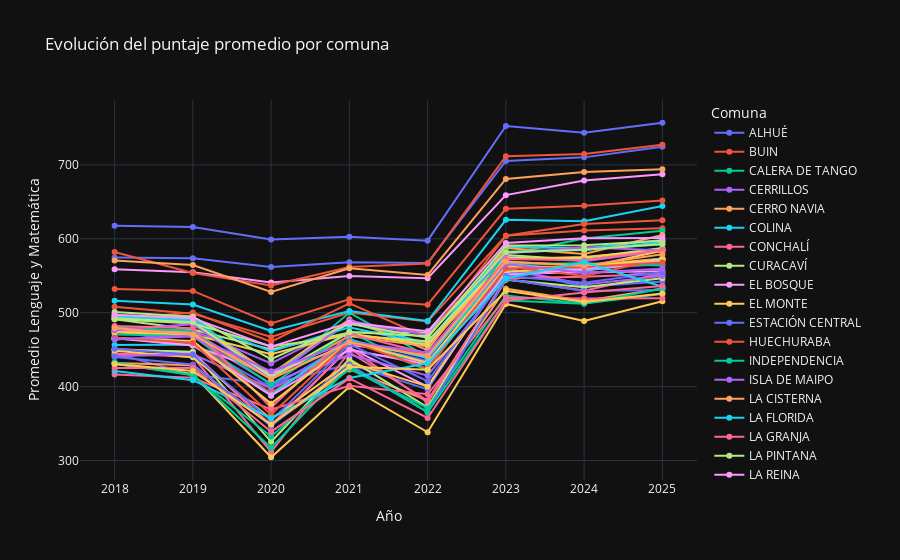

This figure's notebook cell:
### Code cell
# Eliminar filas con comuna desconocida
df = df_colegios_2018_2025[df_colegios_2018_2025["NOM_COM_RBD"] != "#N/D"]

# Agrupar por comuna y año
df_grouped = df.groupby(["AÑO", "NOM_COM_RBD"])["Promedio_len_mat"].mean().reset_index()

# Graficar la evolución del rendimiento por comuna con Plotly Express
fig = px.line(
    df_grouped,
    x="AÑO",
    y="Promedio_len_mat",
    color="NOM_COM_RBD",
    markers=True,
    title="Evolución del puntaje promedio por comuna",
    labels={"AÑO": "Año", "Promedio_len_mat": "Promedio Lenguaje y Matemática", "NOM_COM_RBD": "Comuna"},
)

fig.update_layout(legend_title_text="Comuna", template="plotly_dark")
fig.show()

### Figure 1 — Plotly figure (JSON) as saved in the notebook; plotly's stock layout.template omitted (floating-point values rounded to 4 significant figures)
{"data": [{"hovertemplate": "Comuna=ALHUÉ<br>Año=%{x}<br>Promedio Lenguaje y Matemática=%{y}<extra></extra>", "legendgroup": "ALHUÉ", "line": {"color": "#636efa", "dash": "solid"}, "marker": {"symbol": "circle"}, "mode": "lines+markers", "name": "ALHUÉ", "orientation": "v", "showlegend": true, "type": "scatter", "x": [2018, 2019, 2020, 2021, 2022, 2023, 2024, 2025], "xaxis": "x", "y": [445, 416.0, 403.1, 430.1, 396.2, 559.9, 535.1, 542.2], "yaxis": "y"}, {"hovertemplate": "Comuna=BUIN<br>Año=%{x}<br>Promedio Lenguaje y Matemática=%{y}<extra></extra>", "legendgroup": "BUIN", "line": {"color": "#EF553B", "dash": "solid"}, "marker": {"symbol": "circle"}, "mode": "lines+markers", "name": "BUIN", "orientation": "v", "showlegend": true, "type": "scatter", "x": [2018, 2019, 2020, 2021, 2022, 2023, 2024, 2025], "xaxis": "x", "y": [508.1, 498.8, 467.2, 500.2, 488.1, 604.1, 611.3, 614.4], "yaxis": "y"}, {"hovertemplate": "Comuna=CALERA DE TANGO<br>Año=%{x}<br>Promedio Lenguaje y Matemática=%{y}<extra></extra>", "legendgroup": "CALERA DE TANGO", "line": {"color": "#00cc96", "dash": "solid"}, "marker": {"symbol": "circle"}, "mode": "lines+markers", "name": "CALERA DE TANGO", "orientation": "v", "showlegend": true, "type": "scatter", "x": [2018, 2019, 2020, 2021, 2022, 2023, 2024, 2025], "xaxis": "x", "y": [496.2, 495.2, 409.8, 500.1, 440.5, 578.7, 600.3, 611.0], "yaxis": "y"}, {"hovertemplate": "Comuna=CERRILLOS<br>Año=%{x}<br>Promedio Lenguaje y Matemática=%{y}<extra></extra>", "legendgroup": "CERRILLOS", "line": {"color": "#ab63fa", "dash": "solid"}, "marker": {"symbol": "circle"}, "mode": "lines+markers", "name": "CERRILLOS", "orientation": "v", "showlegend": true, "type": "scatter", "x": [2018, 2019, 2020, 2021, 2022, 2023, 2024, 2025], "xaxis": "x", "y": [474.0, 476.1, 431.4, 485.1, 471.8, 576.2, 569.8, 583.6], "yaxis": "y"}, {"hovertemplate": "Comuna=CERRO NAVIA<br>Año=%{x}<br>Promedio Lenguaje y Matemática=%{y}<extra></extra>", "legendgroup": "CERRO NAVIA", "line": {"color": "#FFA15A", "dash": "solid"}, "marker": {"symbol": "circle"}, "mode": "lines+markers", "name": "CERRO NAVIA", "orientation": "v", "showlegend": true, "type": "scatter", "x": [2018, 2019, 2020, 2021, 2022, 2023, 2024, 2025], "xaxis": "x", "y": [431.9, 428.8, 348.3, 423.3, 381.3, 532.5, 515.7, 532.8], "yaxis": "y"}, {"hovertemplate": "Comuna=COLINA<br>Año=%{x}<br>Promedio Lenguaje y Matemática=%{y}<extra></extra>", "legendgroup": "COLINA", "line": {"color": "#19d3f3", "dash": "solid"}, "marker": {"symbol": "circle"}, "mode": "lines+markers", "name": "COLINA", "orientation": "v", "showlegend": true, "type": "scatter", "x": [2018, 2019, 2020, 2021, 2022, 2023, 2024, 2025], "xaxis": "x", "y": [516.1, 511.1, 475.5, 502.2, 488.7, 625.7, 623.7, 644.3], "yaxis": "y"}, {"hovertemplate": "Comuna=CONCHALÍ<br>Año=%{x}<br>Promedio Lenguaje y Matemática=%{y}<extra></extra>", "legendgroup": "CONCHALÍ", "line": {"color": "#FF6692", "dash": "solid"}, "marker": {"symbol": "circle"}, "mode": "lines+markers", "name": "CONCHALÍ", "orientation": "v", "showlegend": true, "type": "scatter", "x": [2018, 2019, 2020, 2021, 2022, 2023, 2024, 2025], "xaxis": "x", "y": [444.8, 440.4, 311.6, 446.6, 381.2, 545.1, 529.9, 553.3], "yaxis": "y"}, {"hovertemplate": "Comuna=CURACAVÍ<br>Año=%{x}<br>Promedio Lenguaje y Matemática=%{y}<extra></extra>", "legendgroup": "CURACAVÍ", "line": {"color": "#B6E880", "dash": "solid"}, "marker": {"symbol": "circle"}, "mode": "lines+markers", "name": "CURACAVÍ", "orientation": "v", "showlegend": true, "type": "scatter", "x": [2018, 2019, 2020, 2021, 2022, 2023, 2024, 2025], "xaxis": "x", "y": [491.1, 477.2, 450.1, 473.1, 473.7, 578.1, 571.5, 585.3], "yaxis": "y"}, {"hovertemplate": "Comuna=EL BOSQUE<br>Año=%{x}<br>Promedio Lenguaje y Matemática=%{y}<extra></extra>", "legendgroup": "EL BOSQUE", "line": {"color": "#FF97FF", "dash": "solid"}, "marker": {"symbol": "circle"}, "mode": "lines+markers", "name": "EL BOSQUE", "orientation": "v", "showlegend": true, "type": "scatter", "x": [2018, 2019, 2020, 2021, 2022, 2023, 2024, 2025], "xaxis": "x", "y": [451.0, 446.1, 346.6, 452.7, 399.9, 553.0, 554.2, 556.0], "yaxis": "y"}, {"hovertemplate": "Comuna=EL MONTE<br>Año=%{x}<br>Promedio Lenguaje y Matemática=%{y}<extra></extra>", "legendgroup": "EL MONTE", "line": {"color": "#FECB52", "dash": "solid"}, "marker": {"symbol": "circle"}, "mode": "lines+markers", "name": "EL MONTE", "orientation": "v", "showlegend": true, "type": "scatter", "x": [2018, 2019, 2020, 2021, 2022, 2023, 2024, 2025], "xaxis": "x", "y": [430.4, 417.0, 304.4, 399.9, 338.3, 511.8, 488.8, 515.4], "yaxis": "y"}, {"hovertemplate": "Comuna=ESTACIÓN CENTRAL<br>Año=%{x}<br>Promedio Lenguaje y Matemática=%{y}<extra></extra>", "legendgroup": "ESTACIÓN CENTRAL", "line": {"color": "#636efa", "dash": "solid"}, "marker": {"symbol": "circle"}, "mode": "lines+markers", "name": "ESTACIÓN CENTRAL", "orientation": "v", "showlegend": true, "type": "scatter", "x": [2018, 2019, 2020, 2021, 2022, 2023, 2024, 2025], "xaxis": "x", "y": [475.3, 458.7, 398.6, 460.3, 434.7, 554.0, 559.6, 565.5], "yaxis": "y"}, {"hovertemplate": "Comuna=HUECHURABA<br>Año=%{x}<br>Promedio Lenguaje y Matemática=%{y}<extra></extra>", "legendgroup": "HUECHURABA", "line": {"color": "#EF553B", "dash": "solid"}, "marker": {"symbol": "circle"}, "mode": "lines+markers", "name": "HUECHURABA", "orientation": "v", "showlegend": true, "type": "scatter", "x": [2018, 2019, 2020, 2021, 2022, 2023, 2024, 2025], "xaxis": "x", "y": [491.3, 500.3, 460.8, 512.5, 466.1, 604.1, 620.0, 625.2], "yaxis": "y"}, {"hovertemplate": "Comuna=INDEPENDENCIA<br>Año=%{x}<br>Promedio Lenguaje y Matemática=%{y}<extra></extra>", "legendgroup": "INDEPENDENCIA", "line": {"color": "#00cc96", "dash": "solid"}, "marker": {"symbol": "circle"}, "mode": "lines+markers", "name": "INDEPENDENCIA", "orientation": "v", "showlegend": true, "type": "scatter", "x": [2018, 2019, 2020, 2021, 2022, 2023, 2024, 2025], "xaxis": "x", "y": [470.7, 469.0, 388.1, 464.8, 422.5, 565.9, 566.9, 563.8], "yaxis": "y"}, {"hovertemplate": "Comuna=ISLA DE MAIPO<br>Año=%{x}<br>Promedio Lenguaje y Matemática=%{y}<extra></extra>", "legendgroup": "ISLA DE MAIPO", "line": {"color": "#ab63fa", "dash": "solid"}, "marker": {"symbol": "circle"}, "mode": "lines+markers", "name": "ISLA DE MAIPO", "orientation": "v", "showlegend": true, "type": "scatter", "x": [2018, 2019, 2020, 2021, 2022, 2023, 2024, 2025], "xaxis": "x", "y": [464.1, 467.7, 404.2, 448.6, 433.1, 560.4, 538.1, 549.6], "yaxis": "y"}, {"hovertemplate": "Comuna=LA CISTERNA<br>Año=%{x}<br>Promedio Lenguaje y Matemática=%{y}<extra></extra>", "legendgroup": "LA CISTERNA", "line": {"color": "#FFA15A", "dash": "solid"}, "marker": {"symbol": "circle"}, "mode": "lines+markers", "name": "LA CISTERNA", "orientation": "v", "showlegend": true, "type": "scatter", "x": [2018, 2019, 2020, 2021, 2022, 2023, 2024, 2025], "xaxis": "x", "y": [475.4, 473.7, 411.9, 468.4, 454.5, 568.9, 563.8, 573.3], "yaxis": "y"}, {"hovertemplate": "Comuna=LA FLORIDA<br>Año=%{x}<br>Promedio Lenguaje y Matemática=%{y}<extra></extra>", "legendgroup": "LA FLORIDA", "line": {"color": "#19d3f3", "dash": "solid"}, "marker": {"symbol": "circle"}, "mode": "lines+markers", "name": "LA FLORIDA", "orientation": "v", "showlegend": true, "type": "scatter", "x": [2018, 2019, 2020, 2021, 2022, 2023, 2024, 2025], "xaxis": "x", "y": [496.0, 490.9, 415.6, 486.8, 458.3, 589.1, 587.3, 598.3], "yaxis": "y"}, {"hovertemplate": "Comuna=LA GRANJA<br>Año=%{x}<br>Promedio Lenguaje y Matemática=%{y}<extra></extra>", "legendgroup": "LA GRANJA", "line": {"color": "#FF6692", "dash": "solid"}, "marker": {"symbol": "circle"}, "mode": "lines+markers", "name": "LA GRANJA", "orientation": "v", "showlegend": true, "type": "scatter", "x": [2018, 2019, 2020, 2021, 2022, 2023, 2024, 2025], "xaxis": "x", "y": [443.0, 445.1, 348.1, 452.5, 378.6, 546.8, 548.8, 552.6], "yaxis": "y"}, {"hovertemplate": "Comuna=LA PINTANA<br>Año=%{x}<br>Promedio Lenguaje y Matemática=%{y}<extra></extra>", "legendgroup": "LA PINTANA", "line": {"color": "#B6E880", "dash": "solid"}, "marker": {"symbol": "circle"}, "mode": "lines+markers", "name": "LA PINTANA", "orientation": "v", "showlegend": true, "type": "scatter", "x": [2018, 2019, 2020, 2021, 2022, 2023, 2024, 2025], "xaxis": "x", "y": [449.9, 447.2, 325.3, 437.2, 372.0, 544.7, 534.5, 546.6], "yaxis": "y"}, {"hovertemplate": "Comuna=LA REINA<br>Año=%{x}<br>Promedio Lenguaje y Matemática=%{y}<extra></extra>", "legendgroup": "LA REINA", "line": {"color": "#FF97FF", "dash": "solid"}, "marker": {"symbol": "circle"}, "mode": "lines+markers", "name": "LA REINA", "orientation": "v", "showlegend": true, "type": "scatter", "x": [2018, 2019, 2020, 2021, 2022, 2023, 2024, 2025], "xaxis": "x", "y": [558.8, 554.8, 540.8, 549.6, 546.7, 659.1, 678.9, 687.5], "yaxis": "y"}, {"hovertemplate": "Comuna=LAMPA<br>Año=%{x}<br>Promedio Lenguaje y Matemática=%{y}<extra></extra>", "legendgroup": "LAMPA", "line": {"color": "#FECB52", "dash": "solid"}, "marker": {"symbol": "circle"}, "mode": "lines+markers", "name": "LAMPA", "orientation": "v", "showlegend": true, "type": "scatter", "x": [2018, 2019, 2020, 2021, 2022, 2023, 2024, 2025], "xaxis": "x", "y": [448.7, 439.6, 356.6, 432.8, 400.3, 555.3, 561.2, 583.9], "yaxis": "y"}, {"hovertemplate": "Comuna=LAS CONDES<br>Año=%{x}<br>Promedio Lenguaje y Matemática=%{y}<extra></extra>", "legendgroup": "LAS CONDES", "line": {"color": "#636efa", "dash": "solid"}, "marker": {"symbol": "circle"}, "mode": "lines+markers", "name": "LAS CONDES", "orientation": "v", "showlegend": true, "type": "scatter", "x": [2018, 2019, 2020, 2021, 2022, 2023, 2024, 2025], "xaxis": "x", "y": [574.7, 573.8, 561.9, 568.4, 567.4, 705.4, 710.2, 724.4], "yaxis": "y"}, {"hovertemplate": "Comuna=LO BARNECHEA<br>Año=%{x}<br>Promedio Lenguaje y Matemática=%{y}<extra></extra>", "legendgroup": "LO BARNECHEA", "line": {"color": "#EF553B", "dash": "solid"}, "marker": {"symbol": "circle"}, "mode": "lines+markers", "name": "LO BARNECHEA", "orientation": "v", "showlegend": true, "type": "scatter", "x": [2018, 2019, 2020, 2021, 2022, 2023, 2024, 2025], "xaxis": "x", "y": [582.3, 553.7, 536.9, 561.8, 566.7, 711.8, 714.7, 727.4], "yaxis": "y"}, {"hovertemplate": "Comuna=LO ESPEJO<br>Año=%{x}<br>Promedio Lenguaje y Matemática=%{y}<extra></extra>", "legendgroup": "LO ESPEJO", "line": {"color": "#00cc96", "dash": "solid"}, "marker": {"symbol": "circle"}, "mode": "lines+markers", "name": "LO ESPEJO", "orientation": "v", "showlegend": true, "type": "scatter", "x": [2018, 2019, 2020, 2021, 2022, 2023, 2024, 2025], "xaxis": "x", "y": [431.4, 415.2, 332.6, 424.4, 370.8, 523.3, 512.5, 525.2], "yaxis": "y"}, {"hovertemplate": "Comuna=LO PRADO<br>Año=%{x}<br>Promedio Lenguaje y Matemática=%{y}<extra></extra>", "legendgroup": "LO PRADO", "line": {"color": "#ab63fa", "dash": "solid"}, "marker": {"symbol": "circle"}, "mode": "lines+markers", "name": "LO PRADO", "orientation": "v", "showlegend": true, "type": "scatter", "x": [2018, 2019, 2020, 2021, 2022, 2023, 2024, 2025], "xaxis": "x", "y": [441.0, 443.8, 397.7, 443.2, 414.9, 547.8, 561.7, 549.8], "yaxis": "y"}, {"hovertemplate": "Comuna=MACUL<br>Año=%{x}<br>Promedio Lenguaje y Matemática=%{y}<extra></extra>", "legendgroup": "MACUL", "line": {"color": "#FFA15A", "dash": "solid"}, "marker": {"symbol": "circle"}, "mode": "lines+markers", "name": "MACUL", "orientation": "v", "showlegend": true, "type": "scatter", "x": [2018, 2019, 2020, 2021, 2022, 2023, 2024, 2025], "xaxis": "x", "y": [494.1, 487.1, 417.2, 491.0, 449.4, 587.4, 579.4, 605.0], "yaxis": "y"}, {"hovertemplate": "Comuna=MAIPÚ<br>Año=%{x}<br>Promedio Lenguaje y Matemática=%{y}<extra></extra>", "legendgroup": "MAIPÚ", "line": {"color": "#19d3f3", "dash": "solid"}, "marker": {"symbol": "circle"}, "mode": "lines+markers", "name": "MAIPÚ", "orientation": "v", "showlegend": true, "type": "scatter", "x": [2018, 2019, 2020, 2021, 2022, 2023, 2024, 2025], "xaxis": "x", "y": [494.1, 489.4, 447.5, 480.4, 457.2, 582.0, 584.8, 595.3], "yaxis": "y"}, {"hovertemplate": "Comuna=MARÍA PINTO<br>Año=%{x}<br>Promedio Lenguaje y Matemática=%{y}<extra></extra>", "legendgroup": "MARÍA PINTO", "line": {"color": "#FF6692", "dash": "solid"}, "marker": {"symbol": "circle"}, "mode": "lines+markers", "name": "MARÍA PINTO", "orientation": "v", "showlegend": true, "type": "scatter", "x": [2018, 2019, 2020, 2021, 2022, 2023, 2024, 2025], "xaxis": "x", "y": [416.3, 412.1, 369.2, 401.1, 389.6, 520.3, 519.3, 519.6], "yaxis": "y"}, {"hovertemplate": "Comuna=MELIPILLA<br>Año=%{x}<br>Promedio Lenguaje y Matemática=%{y}<extra></extra>", "legendgroup": "MELIPILLA", "line": {"color": "#B6E880", "dash": "solid"}, "marker": {"symbol": "circle"}, "mode": "lines+markers", "name": "MELIPILLA", "orientation": "v", "showlegend": true, "type": "scatter", "x": [2018, 2019, 2020, 2021, 2022, 2023, 2024, 2025], "xaxis": "x", "y": [491.2, 485.6, 454.4, 469.3, 461.4, 573.9, 574.0, 587.4], "yaxis": "y"}, {"hovertemplate": "Comuna=PADRE HURTADO<br>Año=%{x}<br>Promedio Lenguaje y Matemática=%{y}<extra></extra>", "legendgroup": "PADRE HURTADO", "line": {"color": "#FF97FF", "dash": "solid"}, "marker": {"symbol": "circle"}, "mode": "lines+markers", "name": "PADRE HURTADO", "orientation": "v", "showlegend": true, "type": "scatter", "x": [2018, 2019, 2020, 2021, 2022, 2023, 2024, 2025], "xaxis": "x", "y": [466.4, 455.5, 417.0, 456.4, 443.8, 565.7, 556.9, 570.4], "yaxis": "y"}, {"hovertemplate": "Comuna=PAINE<br>Año=%{x}<br>Promedio Lenguaje y Matemática=%{y}<extra></extra>", "legendgroup": "PAINE", "line": {"color": "#FECB52", "dash": "solid"}, "marker": {"symbol": "circle"}, "mode": "lines+markers", "name": "PAINE", "orientation": "v", "showlegend": true, "type": "scatter", "x": [2018, 2019, 2020, 2021, 2022, 2023, 2024, 2025], "xaxis": "x", "y": [473.5, 470.4, 443.9, 471.8, 456.5, 572.8, 575.5, 584.7], "yaxis": "y"}, {"hovertemplate": "Comuna=PEDRO AGUIRRE CERDA<br>Año=%{x}<br>Promedio Lenguaje y Matemática=%{y}<extra></extra>", "legendgroup": "PEDRO AGUIRRE CERDA", "line": {"color": "#636efa", "dash": "solid"}, "marker": {"symbol": "circle"}, "mode": "lines+markers", "name": "PEDRO AGUIRRE CERDA", "orientation": "v", "showlegend": true, "type": "scatter", "x": [2018, 2019, 2020, 2021, 2022, 2023, 2024, 2025], "xaxis": "x", "y": [440.2, 429.8, 346.8, 430.1, 365.1, 545.8, 529.5, 530.8], "yaxis": "y"}, {"hovertemplate": "Comuna=PEÑAFLOR<br>Año=%{x}<br>Promedio Lenguaje y Matemática=%{y}<extra></extra>", "legendgroup": "PEÑAFLOR", "line": {"color": "#EF553B", "dash": "solid"}, "marker": {"symbol": "circle"}, "mode": "lines+markers", "name": "PEÑAFLOR", "orientation": "v", "showlegend": true, "type": "scatter", "x": [2018, 2019, 2020, 2021, 2022, 2023, 2024, 2025], "xaxis": "x", "y": [465.1, 459.2, 391.6, 458.0, 445.0, 562.4, 549.6, 572.9], "yaxis": "y"}, {"hovertemplate": "Comuna=PEÑALOLÉN<br>Año=%{x}<br>Promedio Lenguaje y Matemática=%{y}<extra></extra>", "legendgroup": "PEÑALOLÉN", "line": {"color": "#00cc96", "dash": "solid"}, "marker": {"symbol": "circle"}, "mode": "lines+markers", "name": "PEÑALOLÉN", "orientation": "v", "showlegend": true, "type": "scatter", "x": [2018, 2019, 2020, 2021, 2022, 2023, 2024, 2025], "xaxis": "x", "y": [480.1, 475.6, 402.4, 474.3, 421.0, 582.6, 585.6, 592.2], "yaxis": "y"}, {"hovertemplate": "Comuna=PIRQUE<br>Año=%{x}<br>Promedio Lenguaje y Matemática=%{y}<extra></extra>", "legendgroup": "PIRQUE", "line": {"color": "#ab63fa", "dash": "solid"}, "marker": {"symbol": "circle"}, "mode": "lines+markers", "name": "PIRQUE", "orientation": "v", "showlegend": true, "type": "scatter", "x": [2018, 2019, 2020, 2021, 2022, 2023, 2024, 2025], "xaxis": "x", "y": [476.2, 484.5, 411.2, 489.2, 469.9, 580.2, 588.7, 584.1], "yaxis": "y"}, {"hovertemplate": "Comuna=PROVIDENCIA<br>Año=%{x}<br>Promedio Lenguaje y Matemática=%{y}<extra></extra>", "legendgroup": "PROVIDENCIA", "line": {"color": "#FFA15A", "dash": "solid"}, "marker": {"symbol": "circle"}, "mode": "lines+markers", "name": "PROVIDENCIA", "orientation": "v", "showlegend": true, "type": "scatter", "x": [2018, 2019, 2020, 2021, 2022, 2023, 2024, 2025], "xaxis": "x", "y": [570.7, 564.5, 528.0, 560.1, 551.0, 681.0, 690.4, 693.9], "yaxis": "y"}, {"hovertemplate": "Comuna=PUDAHUEL<br>Año=%{x}<br>Promedio Lenguaje y Matemática=%{y}<extra></extra>", "legendgroup": "PUDAHUEL", "line": {"color": "#19d3f3", "dash": "solid"}, "marker": {"symbol": "circle"}, "mode": "lines+markers", "name": "PUDAHUEL", "orientation": "v", "showlegend": true, "type": "scatter", "x": [2018, 2019, 2020, 2021, 2022, 2023, 2024, 2025], "xaxis": "x", "y": [456.3, 457.0, 389.2, 463.3, 438.7, 565.2, 557.1, 573.7], "yaxis": "y"}, {"hovertemplate": "Comuna=PUENTE ALTO<br>Año=%{x}<br>Promedio Lenguaje y Matemática=%{y}<extra></extra>", "legendgroup": "PUENTE ALTO", "line": {"color": "#FF6692", "dash": "solid"}, "marker": {"symbol": "circle"}, "mode": "lines+markers", "name": "PUENTE ALTO", "orientation": "v", "showlegend": true, "type": "scatter", "x": [2018, 2019, 2020, 2021, 2022, 2023, 2024, 2025], "xaxis": "x", "y": [481.9, 478.9, 371.7, 471.2, 444.9, 572.7, 570.9, 584.7], "yaxis": "y"}, {"hovertemplate": "Comuna=QUILICURA<br>Año=%{x}<br>Promedio Lenguaje y Matemática=%{y}<extra></extra>", "legendgroup": "QUILICURA", "line": {"color": "#B6E880", "dash": "solid"}, "marker": {"symbol": "circle"}, "mode": "lines+markers", "name": "QUILICURA", "orientation": "v", "showlegend": true, "type": "scatter", "x": [2018, 2019, 2020, 2021, 2022, 2023, 2024, 2025], "xaxis": "x", "y": [492.4, 487.2, 413.0, 473.8, 468.0, 581.9, 585.2, 592.9], "yaxis": "y"}, {"hovertemplate": "Comuna=QUINTA NORMAL<br>Año=%{x}<br>Promedio Lenguaje y Matemática=%{y}<extra></extra>", "legendgroup": "QUINTA NORMAL", "line": {"color": "#FF97FF", "dash": "solid"}, "marker": {"symbol": "circle"}, "mode": "lines+markers", "name": "QUINTA NORMAL", "orientation": "v", "showlegend": true, "type": "scatter", "x": [2018, 2019, 2020, 2021, 2022, 2023, 2024, 2025], "xaxis": "x", "y": [465.3, 455.6, 387.7, 450.1, 429.9, 550.7, 559.2, 571.1], "yaxis": "y"}, {"hovertemplate": "Comuna=RECOLETA<br>Año=%{x}<br>Promedio Lenguaje y Matemática=%{y}<extra></extra>", "legendgroup": "RECOLETA", "line": {"color": "#FECB52", "dash": "solid"}, "marker": {"symbol": "circle"}, "mode": "lines+markers", "name": "RECOLETA", "orientation": "v", "showlegend": true, "type": "scatter", "x": [2018, 2019, 2020, 2021, 2022, 2023, 2024, 2025], "xaxis": "x", "y": [465.5, 461.8, 377.0, 460.1, 432.2, 561.8, 562.4, 572.5], "yaxis": "y"}, {"hovertemplate": "Comuna=RENCA<br>Año=%{x}<br>Promedio Lenguaje y Matemática=%{y}<extra></extra>", "legendgroup": "RENCA", "line": {"color": "#636efa", "dash": "solid"}, "marker": {"symbol": "circle"}, "mode": "lines+markers", "name": "RENCA", "orientation": "v", "showlegend": true, "type": "scatter", "x": [2018, 2019, 2020, 2021, 2022, 2023, 2024, 2025], "xaxis": "x", "y": [451.3, 443.0, 354.0, 457.4, 407.4, 549.8, 540.6, 555.2], "yaxis": "y"}, {"hovertemplate": "Comuna=SAN BERNARDO<br>Año=%{x}<br>Promedio Lenguaje y Matemática=%{y}<extra></extra>", "legendgroup": "SAN BERNARDO", "line": {"color": "#EF553B", "dash": "solid"}, "marker": {"symbol": "circle"}, "mode": "lines+markers", "name": "SAN BERNARDO", "orientation": "v", "showlegend": true, "type": "scatter", "x": [2018, 2019, 2020, 2021, 2022, 2023, 2024, 2025], "xaxis": "x", "y": [466.1, 459.4, 362.1, 461.3, 424.3, 559.8, 562.0, 567.8], "yaxis": "y"}, {"hovertemplate": "Comuna=SAN JOAQUÍN<br>Año=%{x}<br>Promedio Lenguaje y Matemática=%{y}<extra></extra>", "legendgroup": "SAN JOAQUÍN", "line": {"color": "#00cc96", "dash": "solid"}, "marker": {"symbol": "circle"}, "mode": "lines+markers", "name": "SAN JOAQUÍN", "orientation": "v", "showlegend": true, "type": "scatter", "x": [2018, 2019, 2020, 2021, 2022, 2023, 2024, 2025], "xaxis": "x", "y": [432.9, 415.7, 317.2, 427.5, 365.4, 516.6, 512.2, 532.7], "yaxis": "y"}, {"hovertemplate": "Comuna=SAN JOSÉ DE MAIPO<br>Año=%{x}<br>Promedio Lenguaje y Matemática=%{y}<extra></extra>", "legendgroup": "SAN JOSÉ DE MAIPO", "line": {"color": "#ab63fa", "dash": "solid"}, "marker": {"symbol": "circle"}, "mode": "lines+markers", "name": "SAN JOSÉ DE MAIPO", "orientation": "v", "showlegend": true, "type": "scatter", "x": [2018, 2019, 2020, 2021, 2022, 2023, 2024, 2025], "xaxis": "x", "y": [463.9, 469.4, 420.7, 460.8, 446.1, 565.9, 554.2, 559.6], "yaxis": "y"}, {"hovertemplate": "Comuna=SAN MIGUEL<br>Año=%{x}<br>Promedio Lenguaje y Matemática=%{y}<extra></extra>", "legendgroup": "SAN MIGUEL", "line": {"color": "#FFA15A", "dash": "solid"}, "marker": {"symbol": "circle"}, "mode": "lines+markers", "name": "SAN MIGUEL", "orientation": "v", "showlegend": true, "type": "scatter", "x": [2018, 2019, 2020, 2021, 2022, 2023, 2024, 2025], "xaxis": "x", "y": [479.3, 470.1, 410.2, 460.0, 441.3, 569.4, 563.4, 579.0], "yaxis": "y"}, {"hovertemplate": "Comuna=SAN PEDRO<br>Año=%{x}<br>Promedio Lenguaje y Matemática=%{y}<extra></extra>", "legendgroup": "SAN PEDRO", "line": {"color": "#19d3f3", "dash": "solid"}, "marker": {"symbol": "circle"}, "mode": "lines+markers", "name": "SAN PEDRO", "orientation": "v", "showlegend": true, "type": "scatter", "x": [2018, 2019, 2020, 2021, 2022, 2023, 2024, 2025], "xaxis": "x", "y": [421.0, 408.8, 357.5, 411.7, 431.5, 546.6, 568.4, 535.1], "yaxis": "y"}, {"hovertemplate": "Comuna=SAN RAMÓN<br>Año=%{x}<br>Promedio Lenguaje y Matemática=%{y}<extra></extra>", "legendgroup": "SAN RAMÓN", "line": {"color": "#FF6692", "dash": "solid"}, "marker": {"symbol": "circle"}, "mode": "lines+markers", "name": "SAN RAMÓN", "orientation": "v", "showlegend": true, "type": "scatter", "x": [2018, 2019, 2020, 2021, 2022, 2023, 2024, 2025], "xaxis": "x", "y": [425.1, 425.5, 339.0, 411.1, 357.6, 516.2, 527.3, 536.0], "yaxis": "y"}, {"hovertemplate": "Comuna=SANTIAGO<br>Año=%{x}<br>Promedio Lenguaje y Matemática=%{y}<extra></extra>", "legendgroup": "SANTIAGO", "line": {"color": "#B6E880", "dash": "solid"}, "marker": {"symbol": "circle"}, "mode": "lines+markers", "name": "SANTIAGO", "orientation": "v", "showlegend": true, "type": "scatter", "x": [2018, 2019, 2020, 2021, 2022, 2023, 2024, 2025], "xaxis": "x", "y": [500.9, 494.4, 437.3, 485.0, 466.3, 590.8, 591.4, 597.3], "yaxis": "y"}, {"hovertemplate": "Comuna=TALAGANTE<br>Año=%{x}<br>Promedio Lenguaje y Matemática=%{y}<extra></extra>", "legendgroup": "TALAGANTE", "line": {"color": "#FF97FF", "dash": "solid"}, "marker": {"symbol": "circle"}, "mode": "lines+markers", "name": "TALAGANTE", "orientation": "v", "showlegend": true, "type": "scatter", "x": [2018, 2019, 2020, 2021, 2022, 2023, 2024, 2025], "xaxis": "x", "y": [497.3, 492.6, 454.1, 486.4, 474.8, 594.4, 600.7, 600.9], "yaxis": "y"}, {"hovertemplate": "Comuna=TILTIL<br>Año=%{x}<br>Promedio Lenguaje y Matemática=%{y}<extra></extra>", "legendgroup": "TILTIL", "line": {"color": "#FECB52", "dash": "solid"}, "marker": {"symbol": "circle"}, "mode": "lines+markers", "name": "TILTIL", "orientation": "v", "showlegend": true, "type": "scatter", "x": [2018, 2019, 2020, 2021, 2022, 2023, 2024, 2025], "xaxis": "x", "y": [430.4, 421.3, 348.6, 427.0, 422.9, 529.6, 514.5, 526.1], "yaxis": "y"}, {"hovertemplate": "Comuna=VITACURA<br>Año=%{x}<br>Promedio Lenguaje y Matemática=%{y}<extra></extra>", "legendgroup": "VITACURA", "line": {"color": "#636efa", "dash": "solid"}, "marker": {"symbol": "circle"}, "mode": "lines+markers", "name": "VITACURA", "orientation": "v", "showlegend": true, "type": "scatter", "x": [2018, 2019, 2020, 2021, 2022, 2023, 2024, 2025], "xaxis": "x", "y": [617.6, 616.0, 599.0, 602.9, 597.5, 752.6, 743.5, 757.0], "yaxis": "y"}, {"hovertemplate": "Comuna=ÑUÑOA<br>Año=%{x}<br>Promedio Lenguaje y Matemática=%{y}<extra></extra>", "legendgroup": "ÑUÑOA", "line": {"color": "#EF553B", "dash": "solid"}, "marker": {"symbol": "circle"}, "mode": "lines+markers", "name": "ÑUÑOA", "orientation": "v", "showlegend": true, "type": "scatter", "x": [2018, 2019, 2020, 2021, 2022, 2023, 2024, 2025], "xaxis": "x", "y": [532.0, 529.4, 485.6, 518.3, 510.8, 640.6, 644.9, 651.8], "yaxis": "y"}], "layout": {"legend": {"title": {"text": "Comuna"}, "tracegroupgap": 0}, "title": {"text": "Evolución del puntaje promedio por comuna"}, "xaxis": {"anchor": "y", "domain": [0, 1], "title": {"text": "Año"}}, "yaxis": {"anchor": "x", "domain": [0, 1], "title": {"text": "Promedio Lenguaje y Matemática"}}}}
